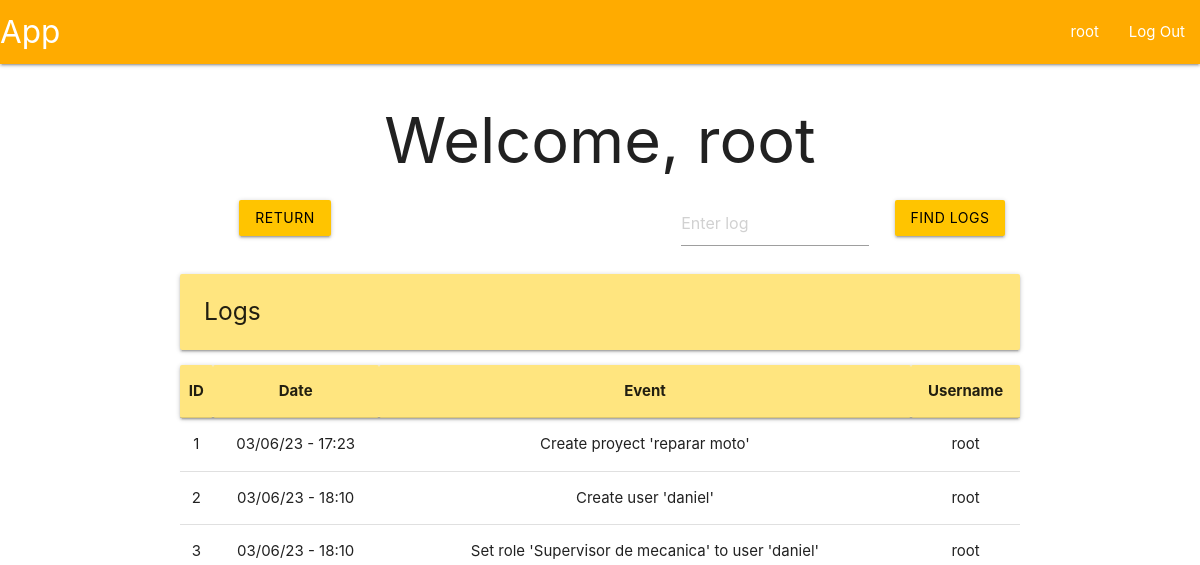
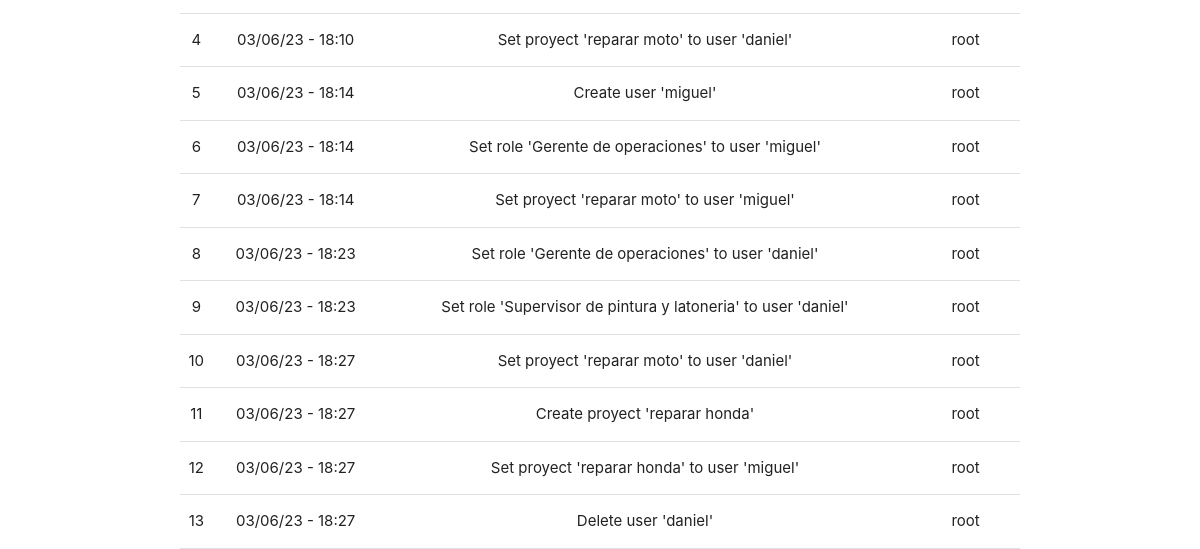
The app's page /logger (signed in), older data (2 pictures, top to bottom).
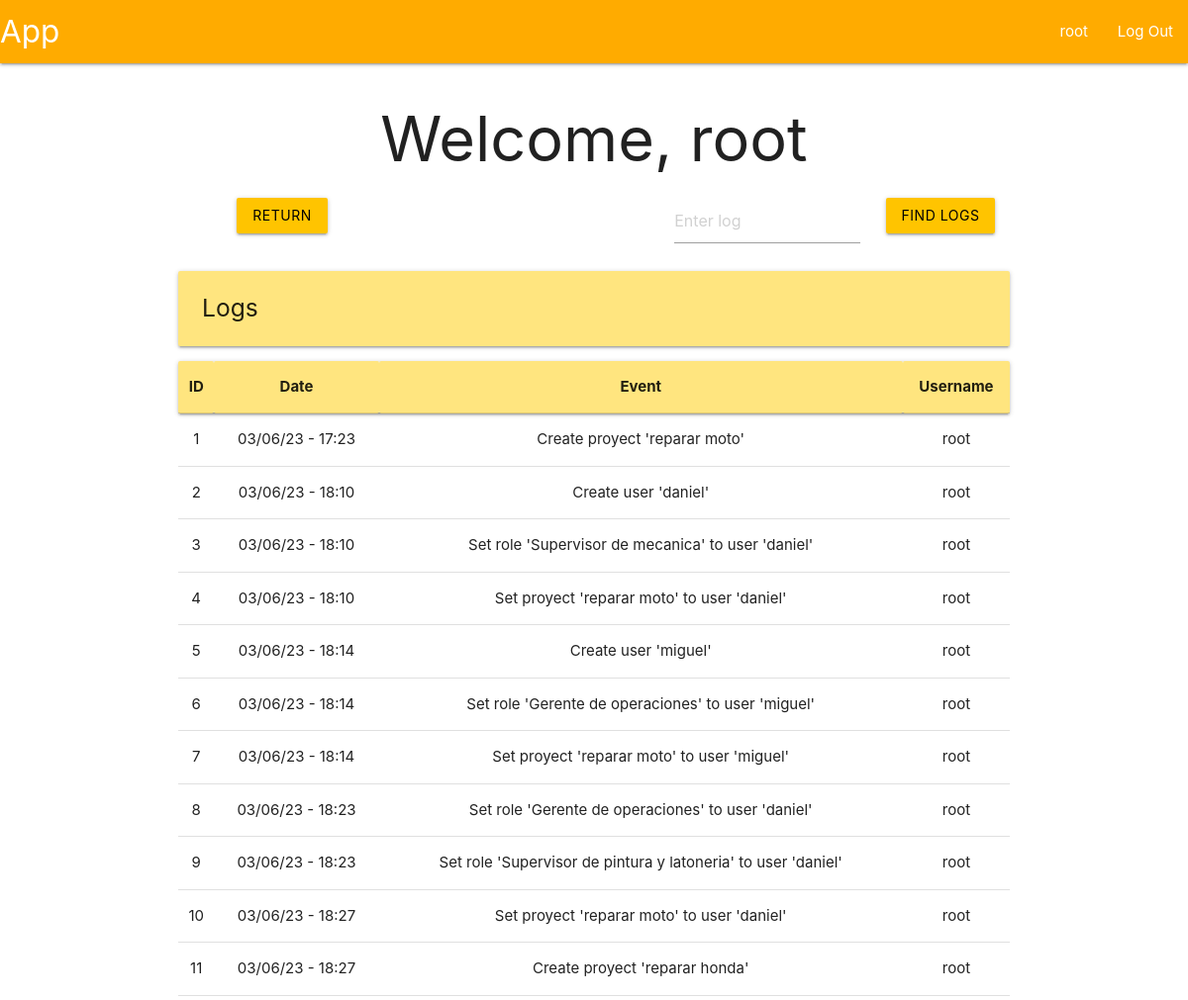
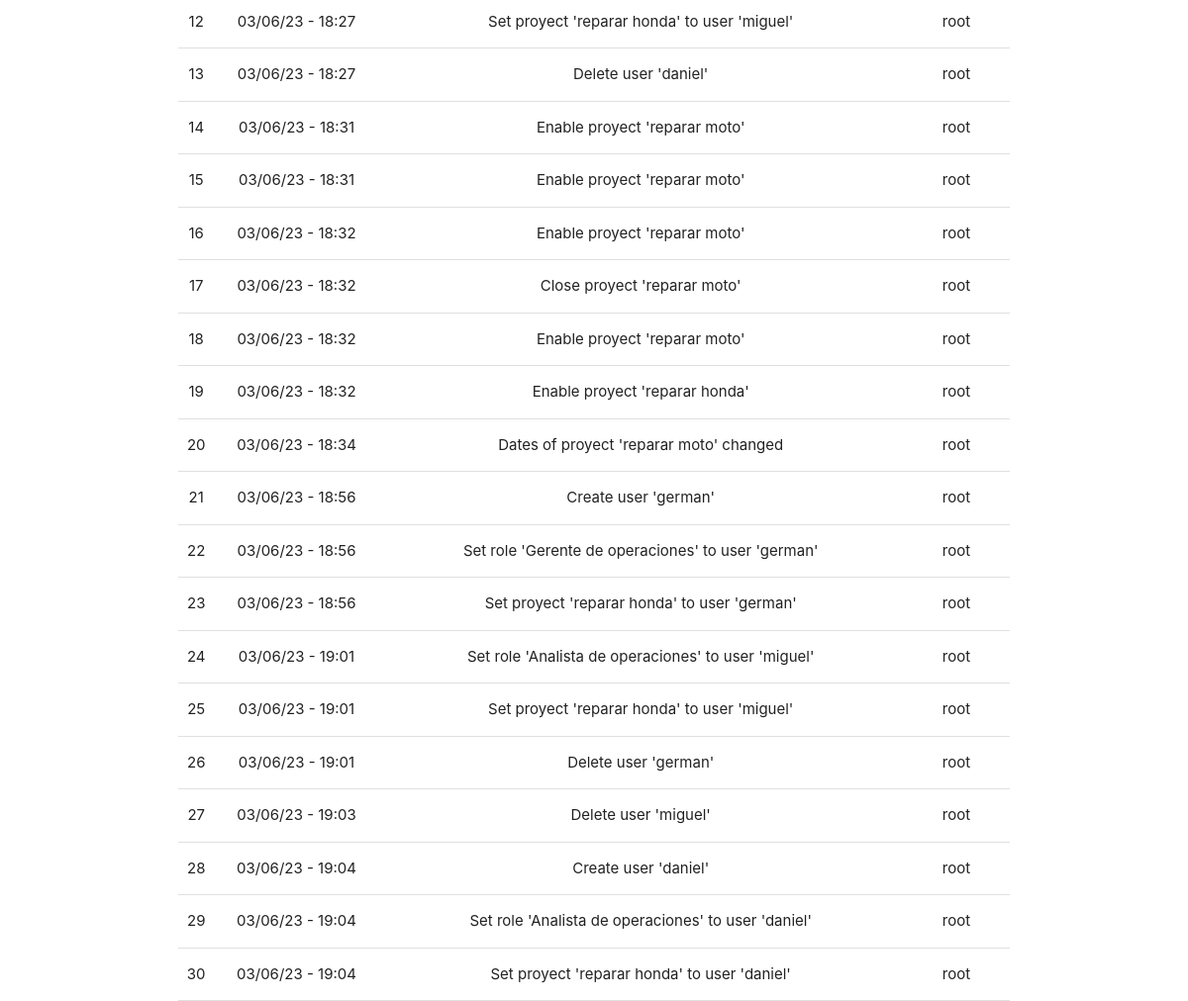
The same page, newer data (2 pictures, top to bottom).
### tables this page shows
CREATE TABLE logger (
    id INTEGER PRIMARY KEY AUTOINCREMENT,
    event TEXT NOT NULL,
    date TEXT NOT NULL,
    user TEXT NOT NULL
);

### app/logger.py (the view, shortened to what this page needs)
@bp.route('/logger', methods=('POST', 'GET'))
@login_required
def logger_index():
    db = get_db()
    logs = db.execute(
        'SELECT * FROM logger'
    ).fetchall()
    if g.user['roleId'] != 1:
        logs = db.execute(
            'SELECT * FROM logger WHERE user = ?',
            (g.user['username'],)
        ).fetchall()
    return render_template('index/logger/loggerIndex.html', logs = utilities.dataForLoggerTable(logs))

### app/auth.py (called while the page is built)
@bp.before_app_request
def load_logged_in_user():
    user_id = session.get('user_id')
    if user_id is None:
        g.user = None
    else:
        g.user = get_db().execute(
            "SELECT * FROM user WHERE id = ?",
            (user_id,)
        ).fetchone()

def login_required(view):
    @functools.wraps(view)
    def wrapped_view(**kwargs):
        if g.user is None:
            return redirect(url_for('auth.login'))
        return view(**kwargs)
    return wrapped_view

### app/db.py (called while the page is built)
def get_db():
    if 'db' not in g:
        g.db = sqlite3.connect(
            current_app.config['DATABASE'],
            detect_types = sqlite3.PARSE_DECLTYPES
        )
        g.db.row_factory = sqlite3.Row
    return g.db

### app/utilities.py (called while the page is built)
def dataForLoggerTable(logs):
    data = []
    for log in logs:
        data.append(
            {
                'id': log['id'],
                'date': log['date'],
                'event': log['event'],
                'user': log['user']
            }
        )
    return data

### app/templates/index/logger/loggerIndex.html
{% extends 'base.html' %}
{% block header %}
  <h1> {% block title %}Welcome, {{ g.user['username'] }} {% endblock %}</h1>
{% endblock %}
{% block content %}
<div class="row">
  <form method="POST">
    <div class="col s3">
      <input class="btn waves-effect waves-ligth amber accent-3 black-text" name="return" type="submit" value="Return">
    </div>
  </form>
  <form method="POST">
    <div class="col s3 offset-s4">
      <input placeholder="Enter log" name="find-log" id="log">
    </div>
    <div class="col s2">
      <input class="btn waves-effect waves-ligth amber accent-3 black-text" type="submit" value="Find logs">
    </div>
  </form>
</div>
<div class="left-align">
  <h5 class="card-panel amber accent-1">Logs</h5>
</div>
<table class="centered">
  <thead class="card-panel amber accent-1">
    <tr>
      <th>ID</th>
      <th>Date</th>
      <th>Event</th>
      <th>Username</th>
    </tr>
  </thead>
  <tbody>
    {% for log in logs %}
      <tr>
        <td>{{ log['id'] }}</td>
        <td>{{ log['date']}}</td>
        <td>{{ log['event'] }}</td>
        <td>{{ log['user'] }}</td>
       </tr>
     {% endfor %}
  </tbody>
</table>
{% endblock %}

Row changes from the older to the newer data that the page shows:
added logger: id "14", date "03/06/23 - 18:31", event "Enable proyect 'reparar moto'", user "root"
added logger: id "15", date "03/06/23 - 18:31", event "Enable proyect 'reparar moto'", user "root"
added logger: id "16", date "03/06/23 - 18:32", event "Enable proyect 'reparar moto'", user "root"
added logger: id "17", date "03/06/23 - 18:32", event "Close proyect 'reparar moto'", user "root"
added logger: id "18", date "03/06/23 - 18:32", event "Enable proyect 'reparar moto'", user "root"
added logger: id "19", date "03/06/23 - 18:32", event "Enable proyect 'reparar honda'", user "root"
added logger: id "20", date "03/06/23 - 18:34", event "Dates of proyect 'reparar moto' changed", user "root"
added logger: id "21", date "03/06/23 - 18:56", event "Create user 'german'", user "root"
added logger: id "22", date "03/06/23 - 18:56", event "Set role 'Gerente de operaciones' to user 'german'", user "root"
added logger: id "23", date "03/06/23 - 18:56", event "Set proyect 'reparar honda' to user 'german'", user "root"
added logger: id "24", date "03/06/23 - 19:01", event "Set role 'Analista de operaciones' to user 'miguel'", user "root"
added logger: id "25", date "03/06/23 - 19:01", event "Set proyect 'reparar honda' to user 'miguel'", user "root"
added logger: id "26", date "03/06/23 - 19:01", event "Delete user 'german'", user "root"
added logger: id "27", date "03/06/23 - 19:03", event "Delete user 'miguel'", user "root"
added logger: id "28", date "03/06/23 - 19:04", event "Create user 'daniel'", user "root"
added logger: id "29", date "03/06/23 - 19:04", event "Set role 'Analista de operaciones' to user 'daniel'", user "root"
added logger: id "30", date "03/06/23 - 19:04", event "Set proyect 'reparar honda' to user 'daniel'", user "root"
